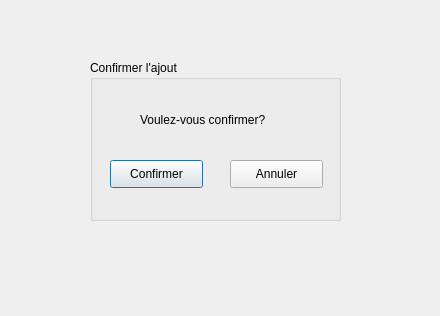
<?xml version="1.0" encoding="UTF-8"?>
<ui version="4.0">
 <class>Confirmer_ajout</class>
 <widget class="QDialog" name="Confirmer_ajout">
  <property name="geometry">
   <rect>
    <x>0</x>
    <y>0</y>
    <width>440</width>
    <height>316</height>
   </rect>
  </property>
  <property name="windowTitle">
   <string>Dialog</string>
  </property>
  <widget class="QGroupBox" name="groupBox">
   <property name="geometry">
    <rect>
     <x>90</x>
     <y>60</y>
     <width>251</width>
     <height>161</height>
    </rect>
   </property>
   <property name="title">
    <string>Confirmer l'ajout</string>
   </property>
   <widget class="QLabel" name="label">
    <property name="geometry">
     <rect>
      <x>50</x>
      <y>50</y>
      <width>171</width>
      <height>20</height>
     </rect>
    </property>
    <property name="text">
     <string>Voulez-vous confirmer?</string>
    </property>
   </widget>
   <widget class="QPushButton" name="pushButton">
    <property name="geometry">
     <rect>
      <x>20</x>
      <y>100</y>
      <width>93</width>
      <height>28</height>
     </rect>
    </property>
    <property name="text">
     <string>Confirmer</string>
    </property>
   </widget>
   <widget class="QPushButton" name="pushButton_2">
    <property name="geometry">
     <rect>
      <x>140</x>
      <y>100</y>
      <width>93</width>
      <height>28</height>
     </rect>
    </property>
    <property name="text">
     <string>Annuler</string>
    </property>
   </widget>
  </widget>
 </widget>
 <resources/>
 <connections/>
</ui>
